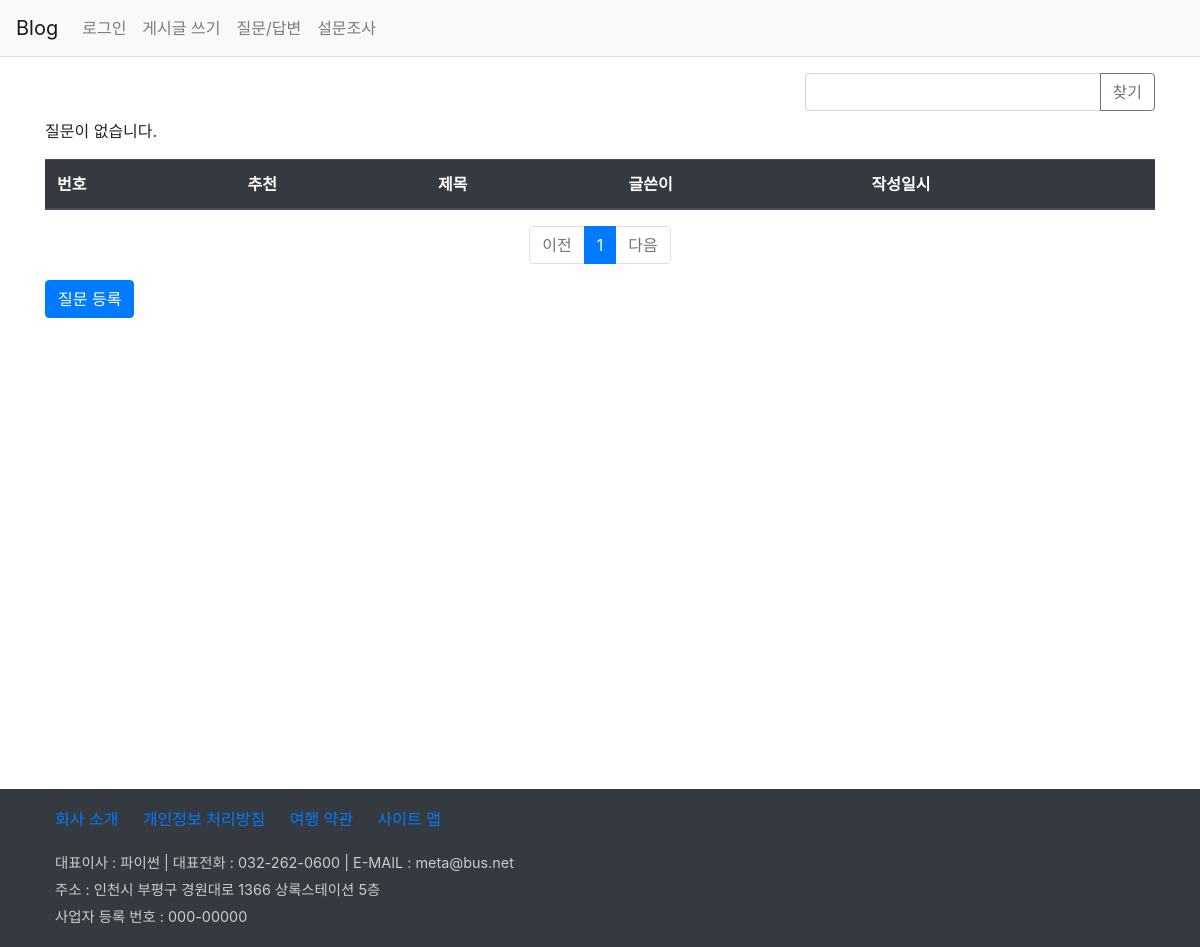
The app's page /board/boardlist/, older data.
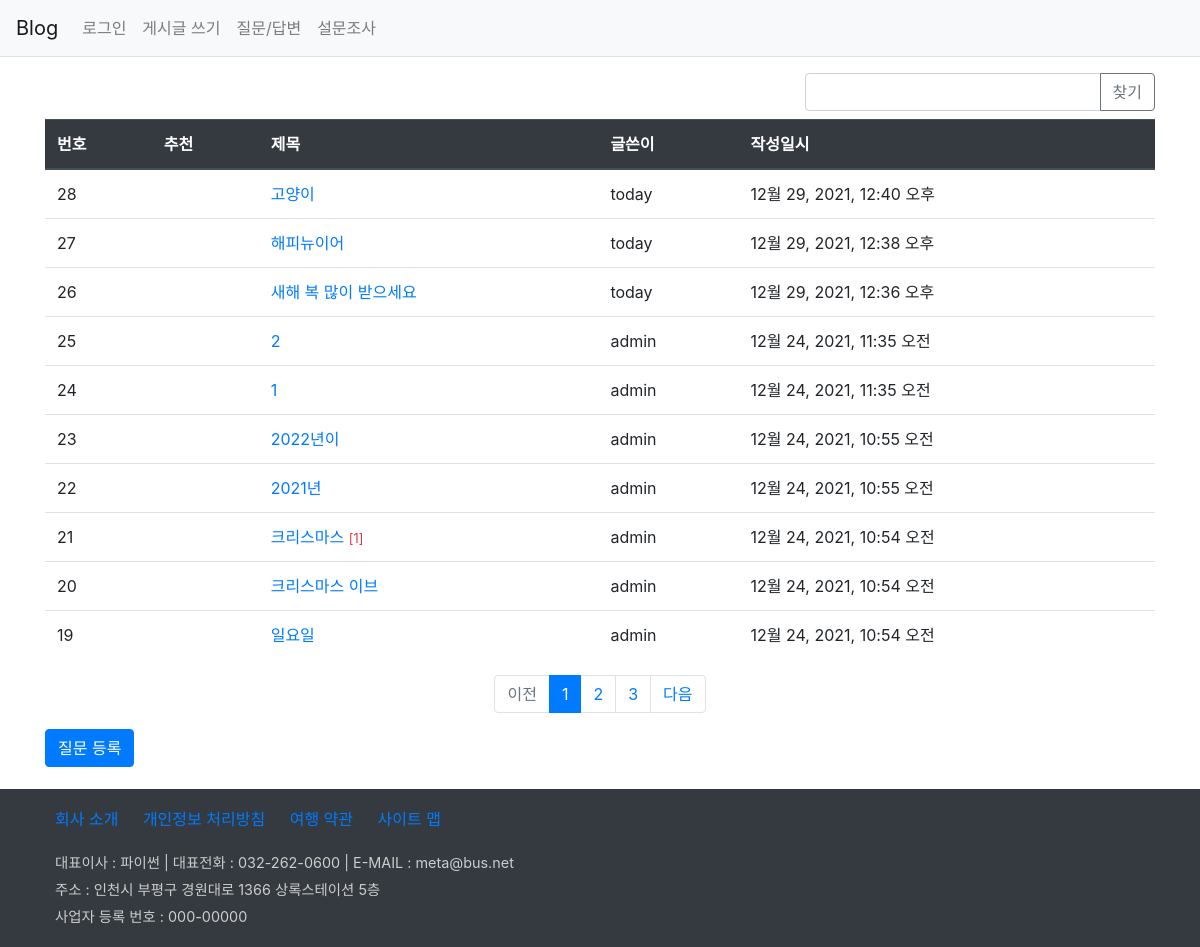
The same page, newer data.
### board/models.py (models this page shows, shortened)
class Question(models.Model):
    author = models.ForeignKey(User, on_delete=models.CASCADE, related_name='author_question')
    subject = models.CharField(max_length=100)  #제목 칼럼
    content = models.TextField()                #질문 내용
    create_date = models.DateTimeField()        #질문 작성일
    modify_date = models.DateTimeField(null=True, blank=True)        #질문 수정일
    voter = models.ManyToManyField(User, related_name='voter_question')  #추천수

### board/views/base_views.py (the view, shortened to what this page needs)
# urls.py: path('boardlist/', base_views.boardlist, name='boardlist'),
def boardlist(request):
    page = request.GET.get('page', 1)   #페이지 처리, 127.0.0.1:8000/ 기본 1페이지
    kw = request.GET.get('kw', '')      #검색어 가져오기
    question_list = Question.objects.order_by('-create_date') # 작성일 기준 내림차순(- 기호 사용)
    paginator = Paginator(question_list, 10)    #페이지당 10개씩 설정
    page_obj = paginator.get_page(page)     #페이지 가져오기
    context = {'question_list':page_obj, 'page':page, 'kw':kw}
    return render(request, 'board/question_list.html', context)

### board/templatetags/board_filter.py (called while the page is built)
@register.filter()
def sub(value, arg):
    return value - arg

### templates/board/question_list.html (shortened to what this page needs)
{% extends 'base.html' %}
{% load board_filter %}
{% block content %}
<div class="container my-3">
    <section>
        <div class="row justify-content-end mb-2">
            <div class="col-4 input-group">
                <input type="text" class="form-control kw"
                        value="{{ kw|default_if_none:''}}">
                <div class="input-group-append">
                    <button type="button" class="btn btn-outline-secondary"
                            id="btn_search">찾기</button>
                </div>
            </div>
        </div>
        <table class="table">
            <thead class="thead-dark">
                <tr>
                    <th>번호</th><th>추천</th><th>제목</th><th>글쓴이</th><th>작성일시</th>
                </tr>
            </thead>
            <tbody>
                {% if question_list %}
                    {% for question in question_list  %}
                    <tr>
                        <td>{{ question_list.paginator.count|sub:question_list.start_index|sub:forloop.counter0|add:1 }}</td>
                        <td>
                        </td>
                        <td>
                            <a href="{% url 'board:detail' question.id %}">
                                {{ question.subject }}
                            </a>
                            {% if question.answer_set.count > 0 %}
                            <span class="text-danger small">[{{ question.answer_set.count }}]</span>
                            {% endif %}
                        </td>
                        <td>{{ question.author }}</td>
                        <td>{{ question.create_date }}</td>
                    </tr>
                    {% endfor %}
                {% else %}
                <p>질문이 없습니다.</p>
                {% endif %}
            </tbody>
        </table>
        <ul class="pagination justify-content-center">
            {% if question_list.has_previous %}
            <li class="page-item">
                <a class="page-link" href="#"
                   data-page="{{ question_list.previous_page_number }}">이전</a>
            </li>
            {% else %}
            <li class="page-item disabled">
                <a class="page-link" href="#">이전</a>
            </li>
            {% endif %}
            {% for page_number in question_list.paginator.page_range %}
                {% if page_number == question_list.number %}
                <li class="page-item active">
                    <a class="page-link" href="#"
                        data-page="{{ page_number }}">{{ page_number }}</a>
                </li>
                {% else %}
                <li class="page-item">
                    <a class="page-link" href="#"
                        data-page="{{ page_number }}">{{ page_number }}</a>
                </li>
                {% endif %}
            {% endfor %}
            {% if question_list.has_next %}
            <li class="page-item">
                <a class="page-link" href="#"
                   data-page="{{ question_list.next_page_number }}">다음</a>
            </li>
            {% else %}
            <li class="page-item disabled">
                <a class="page-link" href="#">다음</a>
            </li>
            {% endif %}
        </ul>
        <a class="btn btn-primary"
           href="{% url 'board:question_create' %}">질문 등록</a>
    </section>
</div>
{% endblock %}

### templates/base.html (shortened to what this page needs)
{% load static %}
<!DOCTYPE html>
<html lang="ko">
<head>
    <link rel="stylesheet" href="{% static 'board/css/bootstrap.css' %}">
    <link rel="stylesheet" href="{% static 'board/css/style.css' %}">
</head>
<body>
{% include 'navbar.html' %}
{% block content %}
{% endblock %}
{% include 'footer.html' %}
</body>
</html>

### templates/navbar.html (shortened to what this page needs)
<nav class="navbar navbar-expand-lg navbar-light bg-light border-bottom">
    <a class="navbar-brand" href="{% url 'blog:index' %}">Blog</a>
    <div class="collapse navbar-collapse flex-grow-0" id="navbarNav">
        <ul class="navbar-nav">
            <li class="nav-item">
                {% if user.is_authenticated %}
                    <a class="nav-link" href="{% url 'common:logout' %}">{{ user.username }}(로그아웃)</a>
                {% else %}
                <a class="nav-link" href="{% url 'common:login' %}">로그인</a>
                {% endif %}
            </li>
            <li class="nav-item">
                <a class="nav-link" href="{% url 'blog:post_create' %}">게시글 쓰기</a>
            </li>
            <li class="nav-item">
                <a class="nav-link" href="{% url 'board:boardlist' %}">질문/답변</a>
            </li>
            <li class="nav-item">
                <a class="nav-link" href="{% url 'poll:index' %}">설문조사</a>
            </li>
        </ul>
    </div>
</nav>

### templates/footer.html
<footer class="p-2 bg-dark">
    <div class="container">
        <ul class="list-inline">
            <li><a href="#">회사 소개</a></li>
            <li><a href="#">개인정보 처리방침</a></li>
            <li><a href="#">여행 약관</a></li>
            <li><a href="#">사이트 맵</a></li>
        </ul>
        <address>
            <p>대표이사 : 파이썬 | 대표전화 : 032-262-0600 | E-MAIL : meta@bus.net</p>
            <p>주소 : 인천시 부평구 경원대로 1366 상록스테이션 5층</p>
            <p>사업자 등록 번호 : 000-00000</p>
        </address>
    </div>
</footer>

### static/board/css/style.css (style rules this page uses)
section { height:700px; }
footer .list-inline li { display:inline-block; margin:10px; }
footer address { margin-left:10px; color:#ccc; }
footer address p { line-height:0.7rem; font-size:0.9rem; }

Row changes from the older to the newer data that the page shows:
added Question: paginator.count|sub "28", subject "고양이", author "today", create_date "12월 29, 2021, 12:40 오후"
added Question: paginator.count|sub "27", subject "해피뉴이어", author "today", create_date "12월 29, 2021, 12:38 오후"
added Question: paginator.count|sub "26", subject "새해 복 많이 받으세요", author "today", create_date "12월 29, 2021, 12:36 오후"
added Question: paginator.count|sub "25", subject "2", author "admin", create_date "12월 24, 2021, 11:35 오전"
added Question: paginator.count|sub "24", subject "1", author "admin", create_date "12월 24, 2021, 11:35 오전"
added Question: paginator.count|sub "23", subject "2022년이", author "admin", create_date "12월 24, 2021, 10:55 오전"
added Question: paginator.count|sub "22", subject "2021년", author "admin", create_date "12월 24, 2021, 10:55 오전"
added Question: paginator.count|sub "21", subject "크리스마스", answer_set.count "1", author "admin", create_date "12월 24, 2021, 10:54 오전"
added Question: paginator.count|sub "20", subject "크리스마스 이브", author "admin", create_date "12월 24, 2021, 10:54 오전"
added Question: paginator.count|sub "19", subject "일요일", author "admin", create_date "12월 24, 2021, 10:54 오전"
Text that changed along with them:
new list line: "2"
new list line: "3"
text no longer shown: "질문이 없습니다."
